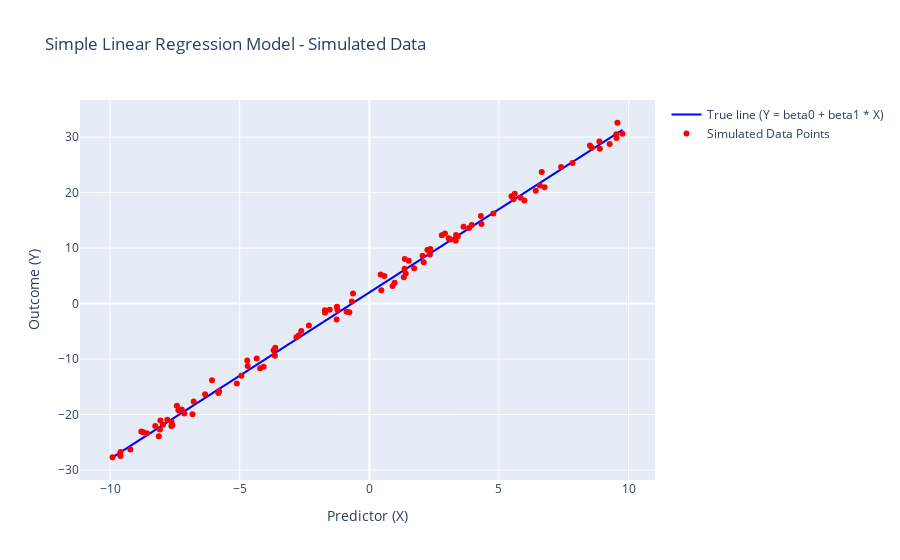

The code cell stored with this chart in its notebook:
### Markdown cell above
1)Outcome variable Y: the dependent variable we aim to predict or explain.
Predictor variable X: the independent variable used to predict Y
Intercept β0: the expected value of Y when X=0
Slope β1: the change in Y for a one-unit increase in X.
Error term ϵ: captures the variability in Y that isn't explained by X, typically assumed to be normally distributed with mean 0 and some standard deviation σ.

Yi=β0+β1Xi+ϵi

where each Yi is an outcome based on its associated predictor Xi, the intercept β0, the slope β1, and a random error term ϵi∼N(0,σ2) This form implies that given fixed values of X, the distribution of Y is normally distributed around the linear component β0+β1 X with variance σ2 .

### Code cell
import numpy as np
from scipy.stats import norm
import plotly.graph_objects as go

# Parameters
n = 100  # Number of data points
beta0 = 2  # Intercept
beta1 = 3  # Slope
sigma = 1  # Standard deviation of the error term

# Generate predictor values
np.random.seed(0)  # For reproducibility
x = np.random.uniform(-10, 10, n)

# Generate errors and outcome values
epsilon = norm.rvs(0, sigma, n)  # Error term
y = beta0 + beta1 * x + epsilon  # Linear model with noise

# Plot the results
fig = go.Figure()

# Plot the line without noise (true line)
y_true = beta0 + beta1 * x
fig.add_trace(go.Scatter(x=x, y=y_true, mode='lines', name='True line (Y = beta0 + beta1 * X)', line=dict(color='blue')))

# Plot the simulated data points
fig.add_trace(go.Scatter(x=x, y=y, mode='markers', name='Simulated Data Points', marker=dict(color='red', size=6)))

# Customize plot
fig.update_layout(title='Simple Linear Regression Model - Simulated Data',
                  xaxis_title='Predictor (X)',
                  yaxis_title='Outcome (Y)',
                  showlegend=True)

fig.show()

### Figure 1 — Plotly figure (JSON) as saved in the notebook; plotly's stock layout.template omitted (floating-point values rounded to 4 significant figures)
{"data": [{"line": {"color": "blue"}, "mode": "lines", "name": "True line (Y = beta0 + beta1 * X)", "type": "scatter", "x": [0.9763, 4.304, 2.055, 0.8977, -1.527, 2.918, -1.248, 7.835, 9.273, -2.331, 5.835, 0.5779, 1.361, 8.512, -8.579, -8.257, -9.596, 6.652, 5.563, 7.4, 9.572, 5.983, -0.7704, 5.611, -7.635, 2.798, -7.133, 8.893, 0.437, -1.707, -4.709, 5.485, -0.877, 1.369, -9.624, 2.353, 2.242, 2.339, 8.875, 3.636, -2.81, -1.259, 3.953, -8.795, 3.335, 3.413, -5.792, -7.421, -3.691, -2.726, 1.404, -1.228, 9.767, -7.959, -5.822, -6.774, 3.062, -4.934, -0.6738, -5.111, -6.821, -7.792, 3.127, -7.236, -6.068, -2.625, 6.42, -8.058, 6.759, -8.078, 9.529, -0.627, 9.535, 2.097, 4.785, -9.216, -4.344, -7.596, -4.077, -7.625, -3.64, -1.715, -8.717, 3.849, 1.332, -4.692, 0.465, -8.121, 1.519, 8.586, -3.629, 3.348, -7.364, 4.327, -4.212, -6.336, 1.73, -9.598, 6.579, -9.906], "y": [4.929, 14.91, 8.166, 4.693, -2.581, 10.75, -1.745, 25.51, 29.82, -4.994, 19.5, 3.734, 6.083, 27.54, -23.74, -22.77, -26.79, 21.96, 18.69, 24.2, 30.72, 19.95, -0.3112, 18.83, -20.9, 10.4, -19.4, 28.68, 3.311, -3.12, -12.13, 18.45, -0.631, 6.106, -26.87, 9.058, 8.726, 9.016, 28.62, 12.91, -6.43, -1.778, 13.86, -24.39, 12.01, 12.24, -15.38, -20.26, -9.074, -6.177, 6.212, -1.684, 31.3, -21.88, -15.47, -18.32, 11.19, -12.8, -0.02135, -13.33, -18.46, -21.38, 11.38, -19.71, -16.21, -5.876, 21.26, -22.17, 22.28, -22.23, 30.59, 0.1191, 30.61, 8.291, 16.36, -25.65, -11.03, -20.79, -10.23, -20.88, -8.921, -3.144, -24.15, 13.55, 5.996, -12.08, 3.395, -22.36, 6.557, 27.76, -8.886, 12.04, -20.09, 14.98, -10.64, -17.01, 7.191, -26.79, 21.74, -27.72]}, {"marker": {"color": "red", "size": 6}, "mode": "markers", "name": "Simulated Data Points", "type": "scatter", "x": [0.9763, 4.304, 2.055, 0.8977, -1.527, 2.918, -1.248, 7.835, 9.273, -2.331, 5.835, 0.5779, 1.361, 8.512, -8.579, -8.257, -9.596, 6.652, 5.563, 7.4, 9.572, 5.983, -0.7704, 5.611, -7.635, 2.798, -7.133, 8.893, 0.437, -1.707, -4.709, 5.485, -0.877, 1.369, -9.624, 2.353, 2.242, 2.339, 8.875, 3.636, -2.81, -1.259, 3.953, -8.795, 3.335, 3.413, -5.792, -7.421, -3.691, -2.726, 1.404, -1.228, 9.767, -7.959, -5.822, -6.774, 3.062, -4.934, -0.6738, -5.111, -6.821, -7.792, 3.127, -7.236, -6.068, -2.625, 6.42, -8.058, 6.759, -8.078, 9.529, -0.627, 9.535, 2.097, 4.785, -9.216, -4.344, -7.596, -4.077, -7.625, -3.64, -1.715, -8.717, 3.849, 1.332, -4.692, 0.465, -8.121, 1.519, 8.586, -3.629, 3.348, -7.364, 4.327, -4.212, -6.336, 1.73, -9.598, 6.579, -9.906], "y": [3.764, 15.81, 8.631, 3.157, -1.092, 12.65, -0.566, 25.33, 28.75, -3.939, 19.1, 4.956, 6.291, 28.51, -23.38, -22.07, -26.78, 23.74, 18.82, 24.6, 32.6, 18.6, -1.582, 19.8, -22.08, 12.34, -19.81, 27.93, 5.234, -1.64, -10.26, 19.36, -1.492, 8.016, -27.14, 9.861, 9.673, 8.861, 29.24, 13.83, -6.053, -2.877, 14.16, -23.06, 11.31, 12.09, -15.81, -18.42, -8.402, -5.77, 5.442, -1.145, 30.63, -21.85, -16.1, -17.64, 11.76, -13.01, 0.3747, -14.43, -19.95, -20.94, 11.55, -19.07, -13.82, -4.932, 20.35, -21.06, 20.96, -22.7, 30.52, 1.832, 29.86, 7.464, 16.26, -26.31, -9.905, -21.87, -11.38, -21.31, -9.419, -1.215, -23.2, 13.64, 4.771, -11.23, 2.395, -23.91, 7.745, 28.07, -7.965, 12.36, -19.24, 14.33, -11.67, -16.33, 6.387, -27.48, 21.28, -27.7]}], "layout": {"showlegend": true, "title": {"text": "Simple Linear Regression Model - Simulated Data"}, "xaxis": {"title": {"text": "Predictor (X)"}}, "yaxis": {"title": {"text": "Outcome (Y)"}}}}
